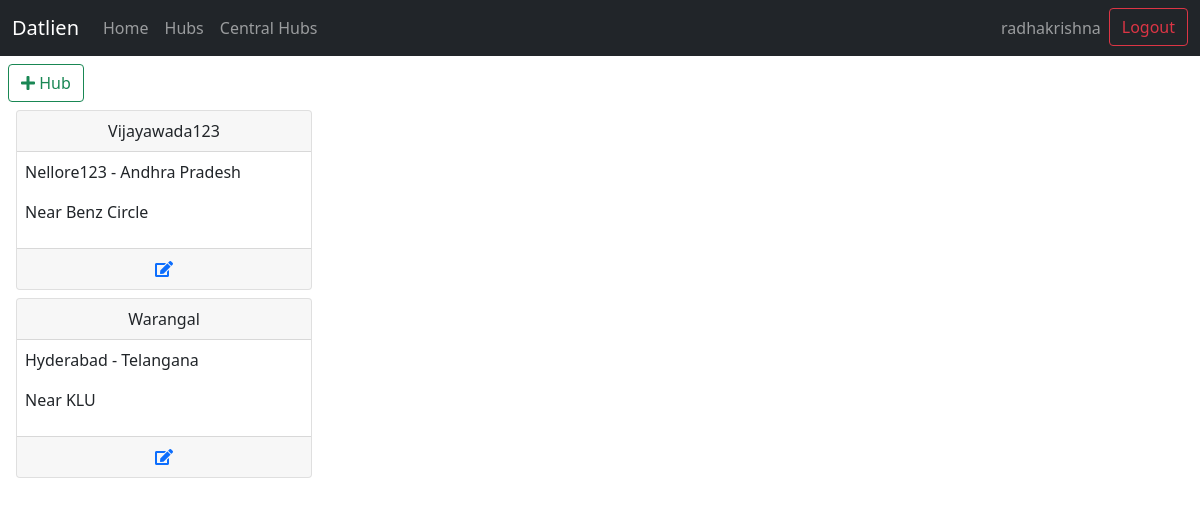
/datlien_admin/viewHubs/ (signed in), run on the app's committed database.
### datlien/models.py (models this page shows, shortened)
class Hub(models.Model):
    central_hub = models.ForeignKey(CentralHub,on_delete=models.CASCADE,related_name='+')
    city = models.CharField(max_length=100)
    username = models.CharField(max_length=20)
    password = models.CharField(max_length=20)
    email = models.EmailField()
    address = models.CharField(max_length=100)
    date = models.DateTimeField(default=datetime.now, blank=True)

class CentralHub(models.Model):
    state = models.ForeignKey(State,on_delete=models.CASCADE,related_name='+')
    city = models.CharField(max_length=20)
    username = models.CharField(max_length=20)
    password = models.CharField(max_length=20)
    email = models.EmailField()
    address = models.CharField(max_length=100)
    date = models.DateTimeField(default=datetime.now, blank=True)
    def __str__(self):
        return f"{self.city} - {self.state}"

class State(models.Model):
    name = models.CharField(max_length=50)
    def __str__(self):
        return self.name

### datlien/views.py (the view)
# urls.py: path('viewHubs/', views.viewHubs, name='viewHubs'),
@login_required(login_url="login/")
def viewHubs(request):
    hubs = Hub.objects.all()
    username = request.user.get_username()
    superuser = request.user.is_superuser
    return render(request, "datlien/viewHubs.html",{
        'username':username,
        'hubs':hubs,
        'superuser':superuser,
    })

### datlien/templates/datlien/viewHubs.html
{% extends "datlien/layout.html" %}
{% block 'body' %}
{% load widget_tweaks %}
<div class="m-2">
    <a class="btn btn-outline-success" href="{% url 'addHub' %}"> <i class="fa fa-plus"></i> <span class="h6">Hub</span></a>
</div>
<div class="m-2">
    {% for hub in hubs %}
    <div class="col-3 m-2">
        <div class="card">
            <div class="card-header text-center">
                {{hub.city}}
            </div>
            <div class="card-content m-2">
                <p>{{hub.central_hub}}</p>
                <p>{{hub.address}}</p>
            </div>
            <div class="card-footer text-center">
                <a href="{% url 'editHub' hub.username %}"> <i class="fa fa-edit"></i> </a>
            </div>
        </div>
    </div>
    {% endfor %}
</div>
{% endblock %}

### datlien/templates/datlien/layout.html (shortened to what this page needs)
<!DOCTYPE html>
<html lang="en">
<head>
    <link rel="stylesheet" href="https://use.fontawesome.com/releases/v5.15.3/css/all.css">
    <link href="https://cdn.jsdelivr.net/npm/bootstrap@5.0.0-beta3/dist/css/bootstrap.min.css" rel="stylesheet">
</head>
<body>
    <nav class="navbar navbar-expand-lg navbar-dark bg-dark">
        <div class="container-fluid">
          <a class="navbar-brand" href="{% url 'home' %}">Datlien</a>
          <div class="collapse navbar-collapse" id="navbarSupportedContent">
            <ul class="navbar-nav me-auto mb-2 mb-lg-0">
              <li class="nav-item">
                <a class="nav-link" aria-current="page" href="{% url 'home' %}">Home</a>
              </li>
              {% if superuser %}
              <li class="nav-item">
                <a class="nav-link" href="{% url 'viewHubs' %}">Hubs</a>
              </li>
              <li class="nav-item">
                <a class="nav-link" href="{% url 'viewCentralHubs' %}">Central Hubs</a>
              </li>
              {% endif %}
            </ul>
            <div class="d-flex">
              <ul class="navbar-nav me-auto mb-2 mb-lg-0">
                {% if username %}
                  <li class="nav-item">
                    <a class="nav-link" href="">{{username}}</a>
                  </li>
                  <li class="nav-item">
                    <a class="btn btn-outline-danger" href="{% url 'logout' %}">Logout</a>
                  </li>
                {% else %}
                  <li class="nav-item">
                    <a class="btn btn-outline-danger" href="{% url 'home' %}">Login</a>
                  </li>
                {% endif %}
              </ul>
            </div>
          </div>
        </div>
    </nav>
    {% block 'body' %}
    {% endblock %}
</body>
</html>

### data on the page
Hub: city "Vijayawada123", central_hub "Nellore123 - Andhra Pradesh", address "Near Benz Circle"
Hub: city "Warangal", central_hub "Hyderabad - Telangana", address "Near KLU"

### other printed values
{{ username }} "radhakrishna"
